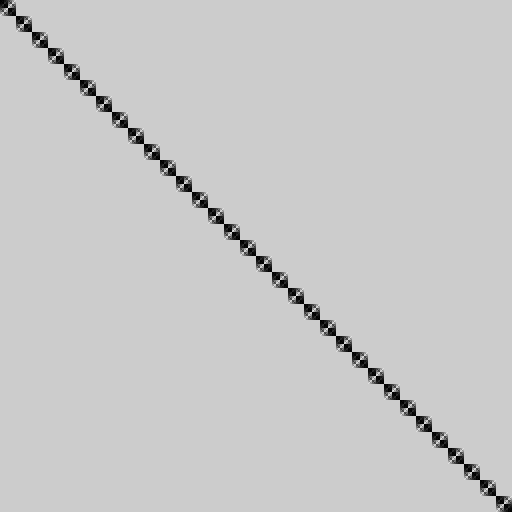
Frame 1 (no input)
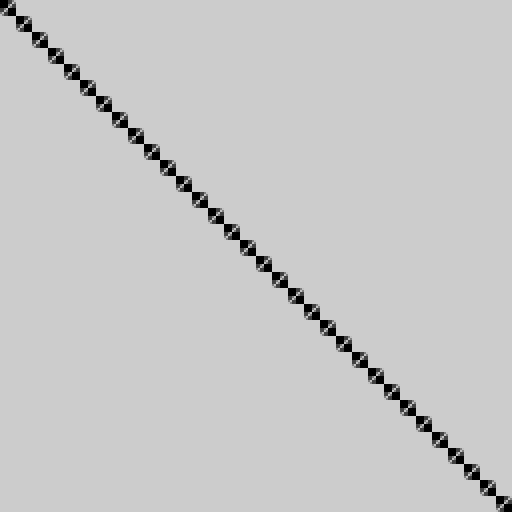
Frame 60 (the mouse pressed at the canvas centre just before this capture)
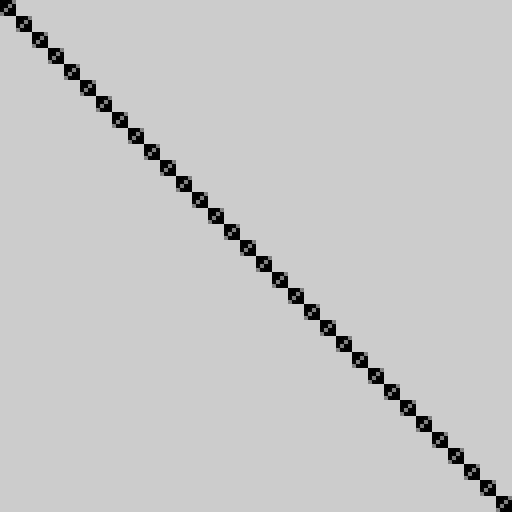
Frame 120 (the mouse held since frame 60 and released just before this capture)

The Processing sketch that drew these frames (run headless with seeded random() and noise(); from frame 60 on, the mouse is pressed at the canvas centre):

// Processing sketch: c_bitwise_5a1
// ── c_bitwise_5a1.pde
/**
 * Author: qp91mn64
 * License: the MIT License
 * Created: 2026-02-18
 * 
 * Modefied from c_bitwise_5a
 * 
 * Bitwise operation, square, & a to extract bits, result used as color
 * Start with a simple grayscale XOR pattern on the main diagonal
 * Pattern gets darker till black
 * Refreshed with a new pattern every 256 frames
 * Generally larger and more complex
 * Gray background to see area occupied by bitwise patterns
 * Occupied area accumulates till switching
 * 
 * Left click: a + 1
 * Right click: a - 1
 * Press 's' to save an image
 * 
 * See different bitwise patterns:
 * Press '1': bitwise AND &
 * Press '2': bitwise OR |
 * Press '3': bitwise XOR ^ (default)
 * 
 * Note: Some image viewers may mistake that there are watermarks in some output images
 * But no watermarks are added explicitly
 */
int cellWidth = 1;
int cellHeight = 1;
int a = 0;  // A bitmask, also an index of patterns
int xMax;
int yMax;
int whichBitwiseOperator = 3;  // 1:& 2:| 3:^
String bitwiseString;
void setup() {
  size(512, 512);
  noStroke();
  xMax = (width - 1) / cellWidth + 1;  // Avoid gray egdes when `width` cannot be divided by `cellWidth`
  yMax = (height - 1) / cellHeight + 1;  // Avoid gray egdes when `height` cannot be divided by `cellHeight`
  if (whichBitwiseOperator == 1) {
    bitwiseString = "AND";
  } else if (whichBitwiseOperator == 2) {
    bitwiseString = "OR";
  } else if (whichBitwiseOperator == 3) {
    bitwiseString = "XOR";
  }
  println(bitwiseString, a, binary(a));
  frameRate(64);
}
void draw() {
  a--;
  int b = 0;
  int color1 = 0;
  loadPixels();
  for (int x = 0; x < xMax; x++) {
    for (int y = 0; y < yMax; y++) {
      if (whichBitwiseOperator == 1) {
        b = x & y;
      } else if (whichBitwiseOperator == 2) {
        b = x | y;
      } else if (whichBitwiseOperator == 3) {
        b = x ^ y;
      }
      color1 = a & b*b;  // Bitmask, and use the result as the color of pixels
      if (color1 >> 8 != 0) {  // Only draw gray
        continue;
      }
      // Use pixels[] instead of rect() for speed
      for (int dx = 0; dx < cellWidth; dx++) {
        for (int dy = 0; dy < cellHeight; dy++) {
          pixels[min(y * cellHeight + dy, height - 1) * width + min(x * cellWidth + dx, width - 1)] = color(color1);
        }
      }
    }
  }
  updatePixels();
}
void mousePressed() {
  if (mouseButton == LEFT) {
    a++;
    println(bitwiseString, a, binary(a));
  } else if (mouseButton == RIGHT) {
    a--;
    println(bitwiseString, a, binary(a));
  }
}
void keyPressed() {
  switch (key) {
    case '1':
      if (whichBitwiseOperator != 1) {
        whichBitwiseOperator = 1;
        bitwiseString = "AND";
        println(bitwiseString, a, binary(a));
        background(204);  // No side effect of placing different bitwise patterns together
      }
      break;
    case '2':
      if (whichBitwiseOperator != 2) {
        whichBitwiseOperator = 2;
        bitwiseString = "OR";
        println(bitwiseString, a, binary(a));
        background(204);  // No side effect of placing different bitwise patterns together
      }
      break;
    case '3':
      if (whichBitwiseOperator != 3) {
        whichBitwiseOperator = 3;
        bitwiseString = "XOR";
        println(bitwiseString, a, binary(a));
        background(204);  // No side effect of placing different bitwise patterns together
      }
      break;
    case 's':
        String s = String.format("your_output/c_bitwise_5a1_%s_a_%d_s%s.png", bitwiseString, a, stamp());  // Information about the latest emerged pattern on screen. For distinction a stamp is added
        save(s);
        println(String.format("Saved: %s", s));
      break;
  }
}
String stamp() {
  String stamp1 = year() + nf(month(), 2) + nf(day(), 2) + nf(hour(), 2) + nf(minute(), 2) + nf(second(), 2);  // Timestamp to the second
  stamp1 += String.format("_%d_%d", millis(), frameCount);  // Better distinction
  return stamp1;
}
